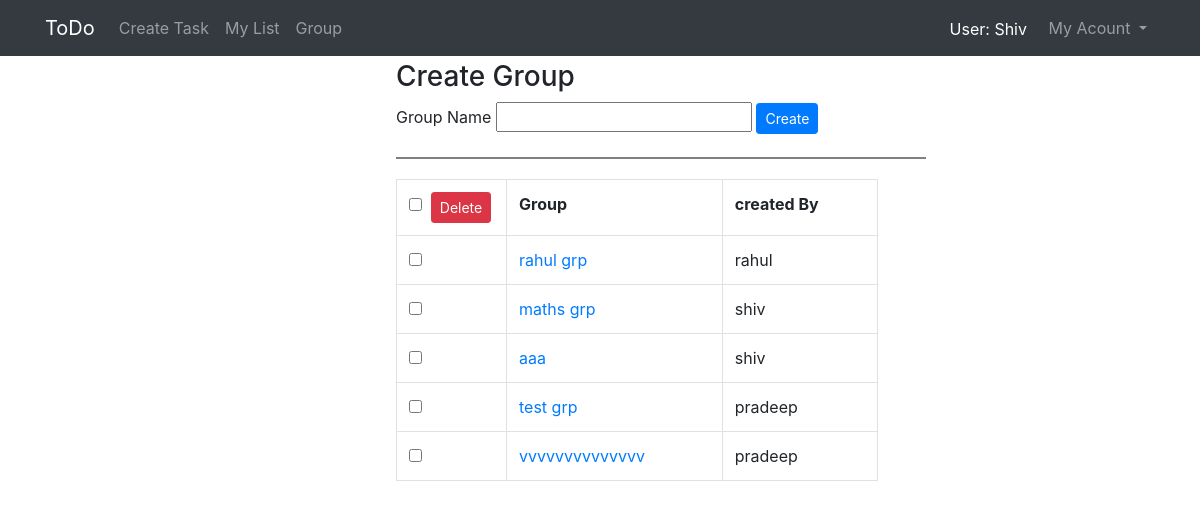
/group/ (signed in), run on the app's committed database.
### todoapp/models.py (models this page shows)
class GroupModel(models.Model):
	member =  models.ForeignKey(User,on_delete=models.CASCADE,null=True)
	group =  models.CharField(max_length=60)
	created_by = models.CharField(max_length = 60)

### todoapp/views.py (the view, shortened to what this page needs)
# urls.py: path('group/',v1.groupview),
def groupview(request):
    grpdata_member=GroupModel.objects.filter(member=request.user)
    mylist_data=ToDoModel.objects.filter(user=request.user,status='todo',flagTask='no')
    task_flag_update(request.user)
    return render(request,'todoapp/creategroup.html',{'current_user':request.user,'grpdata_member':grpdata_member,'data':mylist_data})

### todoapp/supporting_python.py (called while the page is built)
def task_flag_update(user):
    mylist_data = ToDoModel.objects.filter(user=user,status='todo',flagTask='no')
    current_date=str(datetime.now().date())+datetime.now().strftime("%H:%M")
    for task in mylist_data:
        tasktime=str(task.date)+task.time.strftime("%H:%M")
        if current_date == tasktime:
            task.flagTask = 'yes'
            task.save()

### template/todoapp/creategroup.html (shortened to what this page needs)
<!DOCTYPE html>
{% extends "todoapp/base2.html" %}
{% block body_block %}
	<div class="create_group">
		<h3>Create Group</h3>
	<form method="post">
		<label>Group Name</label>
		<input type="text" name="group" required>
		<input type="submit" value="Create" class="btn btn-primary btn-sm">
	</form>
	<div class="bottom_border_style"></div>
	<div>
		{% if grpdata_member %}
		<form method="post">
		<table class="table table-bordered sortable" id="myTable" style="width: 60%;">
				<tr>
					<th style="width: 110px">
			          <input type="checkbox" id="selecttodo" onclick="selectAll(this,document.getElementsByClassName('flag_group'))"><span style="padding-left:5px;">
			          	<input type="submit" name="submit" class="btn btn-danger btn-sm" value="Delete">
			          </span>
			        </th>
					<th class ="grpSort">Group</th>
					<th class ="created" >created By</th>
				</tr>
			{% for data in grpdata_member %}
				<tr>
					<td><input type="checkbox" class="flag_group"  name="{{data.id}}">
					<td class="group">
					<a href="/addmember/{{data.created_by}}/{{data.group}}">{{data.group}}</a>
					</td>
					<td class="admins" >
						{{data.created_by}}
					</td>
				</tr>
			{% endfor %}
		</table>
		 </form>
		{%else%}
			<h3> No Groups</h3>
		{% endif %}
	</div>
	</div>
{%endblock%}

### template/todoapp/base2.html (shortened to what this page needs)
<!DOCTYPE html>
{%load static%}
{% load crispy_forms_tags %}
<html lang="en" dir="ltr">
  <head >
    <link rel="stylesheet" href="{%static "todoapp/todo_create.css"%}">
    <link rel="stylesheet" href="{%static "todoapp/form_style.css"%}">
    <link rel="stylesheet" href="{%static "todoapp/group_static.css"%}">
    <link rel="stylesheet" href="https://stackpath.bootstrapcdn.com/bootstrap/4.1.3/css/bootstrap.min.css">
    <link rel="stylesheet" href="https://maxcdn.bootstrapcdn.com/bootstrap/4.0.0/css/bootstrap.min.css">
    <link rel="stylesheet" href="https://cdnjs.cloudflare.com/ajax/libs/font-awesome/4.7.0/css/font-awesome.min.css">
  </head>
  <body class="body_class"  id="stop" onload="testfunction()">
      <nav class="navbar navbar-expand-md navbar-dark bg-dark fixed-top">
        <div class="container">
          <a class="navbar-brand" href="/mylist/mylist">ToDo</a>
          <div class="collapse navbar-collapse" id="navbarSupportedContent">
              <ul class="navbar-nav ">
                <li class="nav-item ">
                    <a class="nav-link" href="/">Create Task</a>
                </li>
                <li class="nav-item">
                    <a class="nav-link" href="/mylist/mylist">My List</a>
                </li>
                <li class="nav-item">
                    <a class="nav-link" href="/group">Group</a>
                </li>
              </ul>
              <ul class="navbar-nav ml-auto">
                     <span style="color:white;padding-top:9px;"><li>User:&nbsp{{current_user|title}}</li></span> &nbsp&nbsp&nbsp
                     <li class="nav-item dropdown">
                          <a class="nav-link dropdown-toggle" href="#" id="navbarDropdown" role="button" data-toggle="dropdown">
                            My Acount
                          </a>
                    </li>
               </ul>
            </div>
            </div>
        </nav>
      {% block body_block %}{% endblock %}
  </body>
</html>

### static/todoapp/todo_create.css (style rules this page uses)
body { overflow-x: hidden; }

### static/todoapp/group_static.css (style rules this page uses)
.create_group { margin-top: 5%; margin-left: 33%; position: relative; }
.bottom_border_style { border-bottom: 2px solid grey; width:530px; margin-top: 20px; margin-bottom: 20px; }

### data on the page
GroupModel: group "rahul grp", created_by "rahul"
GroupModel: group "maths grp", created_by "shiv"
GroupModel: group "aaa", created_by "shiv"
GroupModel: group "test grp", created_by "pradeep"
GroupModel: group "vvvvvvvvvvvvvv", created_by "pradeep"

### other printed values
{{ current_user|title }} "Shiv"
